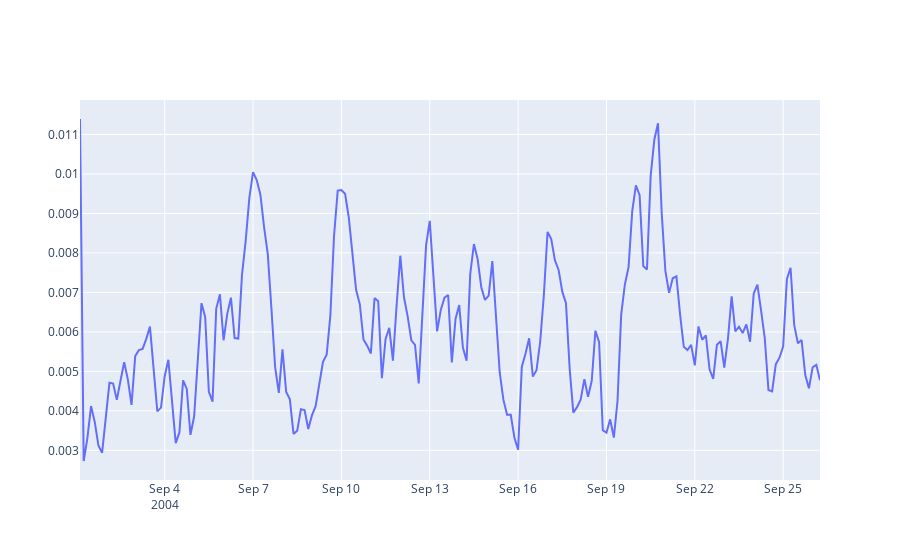

This figure's notebook cell:
### Code cell
out = Output()

def plot_graph(variable_name):
    # Clear the previous plot
    #print(stream, variable_name)
    with out:
        clear_output(wait=True)
        fig = go.Figure()
        for stream, checkbox in stream_checkboxes.items():
            if checkbox.value:
                data0 = data_dict[stream][variable_name]
                for metric, checkbox in metric_checkboxes.items():
                    if checkbox.value:
                        fig.add_trace(go.Scatter(x=data0['analysis_time'], y=data0[metric], name=stream + '_' + metric))
        fig.show()

# Assuming that all variables in your dictionary have the same metrics
sample_variable = next(iter(data_dict.values()))  # X001...
variables = sample_variable.keys()
metrics = next(iter(sample_variable.values()))

stream_selector = widgets.Dropdown(
    options=streams,
    description='Stream:',
)

variable_selector = widgets.Dropdown(
    options=variables,
    description='Variable:',
)

metric_checkboxes = {metric: Checkbox(value=False, description=metric) for metric in metrics}
stream_checkboxes = {stream: Checkbox(value=False, description=stream) for stream in streams}

def update_plot(change):
    plot_graph(variable_selector.value)

variable_selector.observe(update_plot, names='value')
#stream_selector.observe(update_plot, names='value')

for checkbox in metric_checkboxes.values():
    checkbox.observe(update_plot, names='value')

for checkbox in stream_checkboxes.values():
    checkbox.observe(update_plot, names='value')


display(HBox(list(stream_checkboxes.values())), variable_selector, HBox(list(metric_checkboxes.values())) , out)

### Figure 1 — Plotly figure (JSON) as saved in the notebook; plotly's stock layout.template omitted (floating-point values rounded to 4 significant figures; data arrays with more than 128 entries replaced by an {"elided": "..."} marker saying what was removed)
{"data": [{"name": "200409_std", "type": "scatter", "x": {"elided": "202 str values"}, "y": {"elided": "202 float values"}}], "layout": {}}
